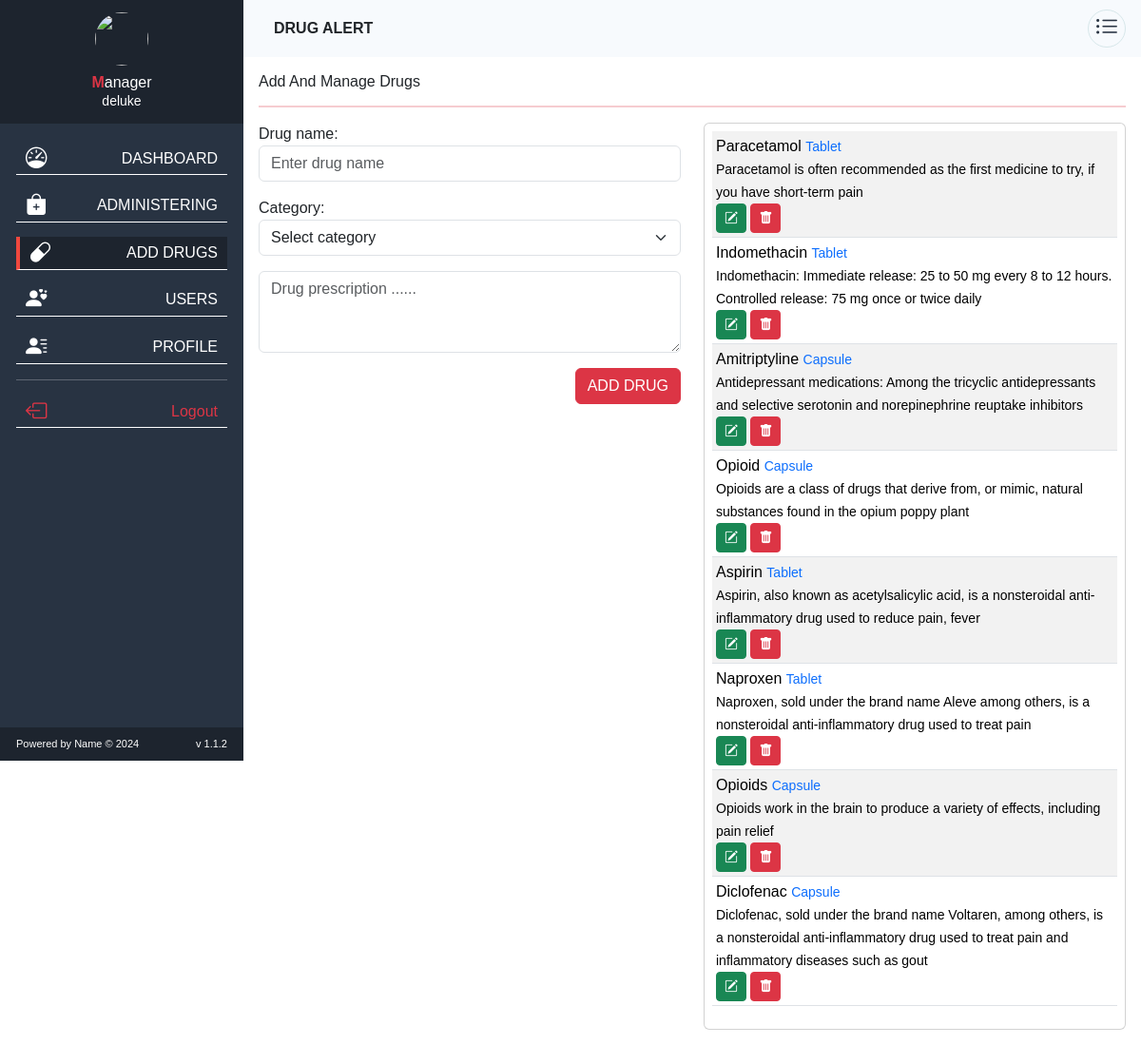
Screenshot of /dashboard/drugs.php (signed in) with the database file from the repository.
### tables this page shows
CREATE TABLE `drug_tb` (
   `drug_id` int(11) NOT NULL auto_increment primary key ,
   `name` varchar(255) NOT NULL,
   `category` varchar(100) NOT NULL,
   `prescription` longtext NOT NULL,
   `date` datetime NOT NULL DEFAULT current_timestamp()
);

### private/config/autoloader.php (called while the page is built, shortened)
<?php
    spl_autoload_register(function ($className) {
        $classFile = __DIR__ . "/../classes/" . $className . ".class.php";
    });

### private/classes/Database.class.php (called while the page is built, shortened)
<?php
class Database{
    protected ?PDO $conn;
    function __construct()
    {
        $this->conn = $this->connect();
    }
    private function connect()
    {
        $string = "mysql:host=".DB_HOST.";dbname=".DB_NAME;
        try {
            return new PDO($string, DB_USER, DB_PASS);
        }catch (PDOException $e){
            echo $e->getMessage();
            die();
        }
    }
    protected function selectData($tableName, $columns = "*", $conditions = array(), $conditionType = "AND", $limit = null, $orderByColumn = null, $orderByDirection = "ASC"): false|array
    {
        $query = "SELECT $columns FROM $tableName";
        try {
            $statement = $this->conn->prepare($query);
            $statement->execute();
            return $statement->fetchAll(PDO::FETCH_ASSOC);
        } catch (PDOException $e) {
            return false;
        }
    }
}

### private/classes/Drug.class.php (called while the page is built, shortened)
<?php
class Drug extends Database{
    private string $tableName = "drug_tb";
    public function getAllDrug(): false|array
    {
        return $this->selectData($this->tableName);
    }
}

### dashboard/drugs.php (the view, shortened to what this page needs)
<?php
include "header.php";
$drug = new Drug();
$drugs = $drug->getAllDrug();
?>
<section>
    <div class="">
        <h6>Add And Manage Drugs</h6>
    </div>
    <hr class="text-danger border-2">
    <div class="row">
        <div class="col-md-6">
            <form action="" id="addDrugForm">
                <div class="row">
                    <div class="col-12">
                        <div class="mb-3">
                            <label>Drug name:</label>
                            <input type="text" name="name" placeholder="Enter drug name" class="form-control shadow-none">
                        </div>
                    </div>
                    <div class="col-12">
                        <div class="mb-3">
                            <label>Category:</label>
                            <select name="category" id="role" class="form-select shadow-none">
                                <option value="">Select category</option>
                            </select>
                        </div>
                    </div>
                    <div class="col-12 mb-3">
                        <textarea name="prescription" id="" cols="30" rows="3" class="form-control shadow-none" placeholder="Drug prescription ......"></textarea>
                    </div>
                    <div class="text-end">
                        <button id="addDrugBtn" class="btn btn-danger">ADD DRUG</button>
                    </div>
                </div>
            </form>
        </div>
        <div class="col-md-6">
            <div class="card p-2">
                <table class="table table-striped table-sm" id="addDrugTable">
                    <tbody>
                    <?php
                    if (count($drugs) > 0){
                        foreach ($drugs as $drug){
                            ?>
                            <tr>
                                <td>
                                    <p class="m-0"><?= $drug['name']?> <small class="text-primary"><?= $drug['category']?></small></p>
                                    <small><?= $drug['prescription']?></small>
                                    <div class="">
                                        <button value="<?= $drug['drug_id']?>" type="button" class="btn btn-sm btn-success editBtn"><i class="bi bi-pencil-square"></i></button>
                                        <button value="<?= $drug['drug_id']?>" type="button" class="btn btn-sm btn-danger deleteBtn"><i class="bi bi-trash-fill"></i></button>
                                    </div>
                                </td>
                            </tr>
                            <?php
                        }
                    }else{
                        ?><p class="text-center text-danger">No Drug Added Yet</p><?php
                    }
                    ?>
                    </tbody>
                </table>
            </div>
        </div>
    </div>
</section>
<?php
include "footer.php";
?>

### dashboard/header.php (shortened to what this page needs)
<!doctype html>
<html lang="en">
<head>
    <link rel="stylesheet" href="../assets/icons/font/bootstrap-icons.css">
    <link rel="stylesheet" href="../assets/css/bootstrap.min.css">
    <link rel="stylesheet" href="../assets/css/style.css">
</head>
<body>
<header class="header">
    <section class="header-flex">
        <div style="display: flex; align-items: center; gap: 30px">
            <div class="" style="display:flex; align-items: center">
                <div class="name">
                    <p class="m-0 text-uppercase fw-bold">Drug Alert</p>
                </div>
            </div>
        </div>
        <div id="menu-btn" class="open-close-menu">
            <span><i class="bi bi-list-ul"></i></span>
        </div>
    </section>
</header>
<?php
include "sidebar.php";
?>

### dashboard/sidebar.php
<?php
$pages = substr($_SERVER['SCRIPT_NAME'], strripos($_SERVER['SCRIPT_NAME'], "/")+1);
?>
<div class="side-bar">
    <div class="side-bar-head">
        <div class="info mb-2">
            <img src="../assets/images/person.jpeg" alt="" style="width: 3.5rem; height: 3.5rem; border-radius: 50%">
        </div>
        <?php
        if ($_SESSION['role'] == 3){
            ?>
            <h6 class="mb-0"><Span class="text-danger fw-bold">A</Span>dmin</h6>
            <small class="m-0"><?=  $_SESSION['username']?></small>
            <?php
        }elseif ($_SESSION['role'] == 2){
            ?><h6 class="mb-0"><Span class="text-danger fw-bold">M</Span>anager</h6> <small class="m-0"><?=  $_SESSION['username']?></small><?php
        }else{
            ?><h6 class="mb-0"><Span class="text-danger fw-bold">S</Span>aller</h6> <small class="m-0"><?=  $_SESSION['username']?></small><?php
        }
        ?>
    </div>
    <div class="side-bar-menu">
        <div class="menu-items">
            <ul>
                <li>
                    <a href="index" class="<?= $pages == "index.php"? 'activeLink':'';?>">
                        <span><i class="bi bi-speedometer"></i></span>
                        <p class="m-0">DASHBOARD</p>
                    </a>
                </li>
                <li>
                    <a href="administering" class="<?= $pages == "administering.php"? 'activeLink':'';?>">
                        <span><i class="bi bi-bag-plus-fill"></i></span>
                        <p class="m-0">ADMINISTERING</p>
                    </a>
                </li>
                <?php
                if ($_SESSION['role'] == 3 || $_SESSION['role'] == 2){
                    ?>
                    <li>
                        <a href="drugs" class="<?= $pages == "drugs.php"? 'activeLink':'';?>">
                            <span><i class="bi bi-capsule"></i></span>
                            <p class="m-0">ADD DRUGS</p>
                        </a>
                    </li>
                    <li>
                        <a href="user" class="<?= $pages == "user.php"? 'activeLink':'';?>">
                            <span><i class="bi bi-person-hearts"></i></span>
                            <p class="m-0">USERS</p>
                        </a>
                    </li>
                    <?php
                }
                ?>
                <li>
                    <a href="profile" class="<?= $pages == "profile.php"? 'activeLink':'';?>">
                        <span><i class="bi bi-person-lines-fill"></i></span>
                        <p class="m-0">PROFILE</p>
                    </a>
                </li>
                <hr>
                <li>
                    <a id="logoutBtn" class="text-danger" style="cursor: pointer">
                        <span><i class="bi bi-box-arrow-left"></i></span>
                        <p class="m-0">Logout</p>
                    </a>
                </li>
            </ul>
        </div>
    </div>
    <div class="side-bar-footer">
        <div class="info">
            <p class="m-0">Powered by Name © 2024</p>
            <p class="m-0">v 1.1.2</p>
        </div>
    </div>
</div>

### dashboard/footer.php (shortened to what this page needs)
</body>
</html>

### assets/css/style.css (style rules this page uses)
:root { --black-1: #1D242E; --black-2: #283342; --red: #F0483E; --green: #2ED47A; --sky-blue: #03A9F5; --yellow: #FED600; --white: #FFFFFF; --off-white: #d7e7ea; --teal-green: #009099; }
body { padding-left: 16rem; transition: padding-left .4s ease-in-out; scrollbar-color: var(--sky-blue) transparent; scrollbar-width: auto; font-family: "Poppins", sans-serif; font-weight: 300; }
section { padding: 1rem; margin: 0 auto; max-width: 1200px; }
.header { position: sticky; top: 0; left:0; right: 0; z-index: 100; background-color: #F7FAFD; }
.header .header-flex { height: 60px; width: 100%; display: flex; align-items: center; justify-content: space-between; }
.header .header-flex .open-close-menu { width: 40px; height: 40px; border-radius: 50%; border: 1px solid var(--off-white); display: flex; align-items: center; justify-content: center; transition: all .5s ease; }
.header .header-flex .open-close-menu span { font-size: 25px; color: var(--black-2); }
.side-bar { position: fixed; top: 0; left: 0; width: 256px; background-color: var(--black-2); height: 100vh; z-index: 200; transition: left .4s ease-in-out; color: var(--white); display: flex; flex-direction: column; }
.side-bar .side-bar-head { width: 100%; height: fit-content; padding: .8rem 0; background-color: var(--black-1); display: flex; flex-direction: column; align-items: center; justify-content: center; position: sticky; top: 0; left: 0; right: 0; }
.side-bar .side-bar-head .info { display: flex; align-items: center; gap: 10px; padding: 0 10px; }
.side-bar .side-bar-menu { width: 100%; max-height: calc(100vh - 95px); padding: 0 17px; margin-top: 20px; }
.side-bar .side-bar-menu .menu-items ul { margin: 0; padding: 0; }
.side-bar .side-bar-menu .menu-items ul li { list-style: none; width: 100%; }
.side-bar .side-bar-menu .menu-items ul li a { color: var(--white); text-decoration: none; display: flex; justify-content: space-between; align-items: center; width: 100%; padding: 0 10px; border-bottom: 1px solid var(--white); margin-bottom: 15px; transition: all .5s ease; }
.side-bar .side-bar-menu .menu-items ul li a.activeLink { background-color: var(--black-1); border-left: 4px solid var(--red); }
.side-bar .side-bar-menu .menu-items ul li a span { font-size: 1.4rem; }
.side-bar .side-bar-footer { height: 35px; width: 100%; padding: 0 17px; background-color: var(--black-1); bottom: 0; display: flex; flex-direction: column; justify-content: center; margin-top: auto; }
.side-bar .side-bar-footer .info { display: flex; justify-content: space-between; align-items: center; }
.side-bar .side-bar-footer .info p { font-size: 11px; }

### rows the page displays
drug_tb: name "Paracetamol", category "Tablet", prescription "Paracetamol is often recommended as the first medicine to try, if you have short-term pain", $drug['drug_id'] 1 (drawn)
drug_tb: name "Indomethacin", category "Tablet", prescription "Indomethacin: Immediate release: 25 to 50 mg every 8 to 12 hours. Controlled release: 75 mg once or twice daily", $drug['drug_id'] 2 (drawn)
drug_tb: name "Amitriptyline", category "Capsule", prescription "Antidepressant medications: Among the tricyclic antidepressants and selective serotonin and norepinephrine reuptake inhibitors", $drug['drug_id'] 3 (drawn)
drug_tb: name "Opioid", category "Capsule", prescription "Opioids are a class of drugs that derive from, or mimic, natural substances found in the opium poppy plant", $drug['drug_id'] 4 (drawn)
drug_tb: name "Aspirin", category "Tablet", prescription "Aspirin, also known as acetylsalicylic acid, is a nonsteroidal anti-inflammatory drug used to reduce pain, fever", $drug['drug_id'] 5 (drawn)
drug_tb: name "Naproxen", category "Tablet", prescription "Naproxen, sold under the brand name Aleve among others, is a nonsteroidal anti-inflammatory drug used to treat pain", $drug['drug_id'] 6 (drawn)
drug_tb: name "Opioids", category "Capsule", prescription "Opioids work in the brain to produce a variety of effects, including pain relief", $drug['drug_id'] 7 (drawn)
drug_tb: name "Diclofenac", category "Capsule", prescription "Diclofenac, sold under the brand name Voltaren, among others, is a nonsteroidal anti-inflammatory drug used to treat pain and inflammatory diseases such as gout", $drug['drug_id'] 8 (drawn)

### other values shown
$_SESSION['username'] "deluke"
